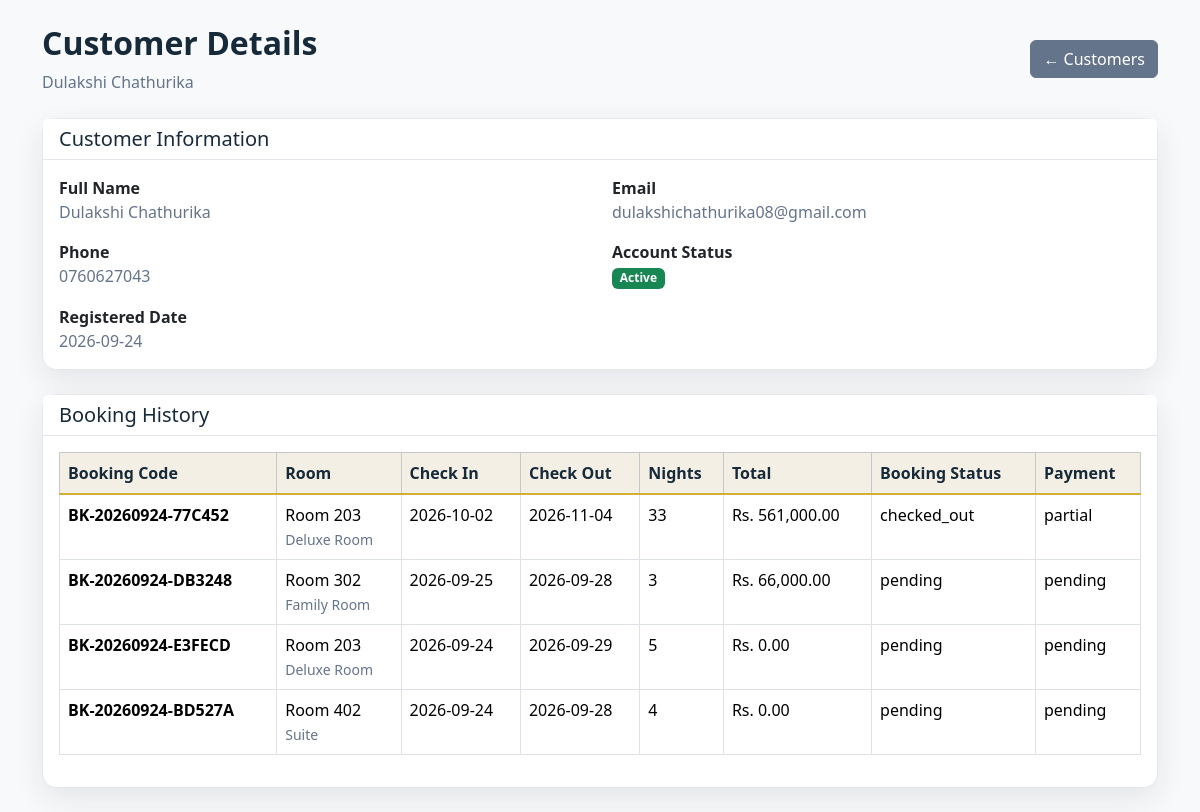
The app's page /admin/customer_details.php?id=2 (signed in) with its own data.
### tables this page shows
CREATE TABLE `users` (
  `id` int(11) NOT NULL,
  `full_name` varchar(100) NOT NULL,
  `email` varchar(100) NOT NULL,
  `phone` varchar(20) DEFAULT NULL,
  `password` varchar(255) NOT NULL,
  `role` enum('admin','receptionist','customer') NOT NULL DEFAULT 'customer',
  `status` enum('active','inactive') NOT NULL DEFAULT 'active',
  `created_at` timestamp NOT NULL DEFAULT current_timestamp()
);

CREATE TABLE `bookings` (
  `id` int(11) NOT NULL,
  `booking_code` varchar(50) NOT NULL,
  `customer_id` int(11) NOT NULL,
  `room_id` int(11) NOT NULL,
  `check_in` date NOT NULL,
  `check_out` date NOT NULL,
  `adults` int(11) DEFAULT 1,
  `children` int(11) DEFAULT 0,
  `number_of_nights` int(11) NOT NULL,
  `room_price` decimal(10,2) NOT NULL,
  `total_amount` decimal(10,2) NOT NULL,
  `booking_status` enum('pending','confirmed','checked_in','checked_out','cancelled') DEFAULT 'pending',
  `payment_status` enum('pending','partial','paid') DEFAULT 'pending',
  `special_request` text DEFAULT NULL,
  `created_at` timestamp NOT NULL DEFAULT current_timestamp()
);

CREATE TABLE `rooms` (
  `id` int(11) NOT NULL,
  `room_number` varchar(20) NOT NULL,
  `room_type_id` int(11) NOT NULL,
  `floor_number` int(11) DEFAULT 1,
  `status` enum('available','occupied','maintenance','cleaning') DEFAULT 'available',
  `description` text DEFAULT NULL,
  `created_at` timestamp NOT NULL DEFAULT current_timestamp()
);

CREATE TABLE `room_types` (
  `id` int(11) NOT NULL,
  `type_name` varchar(100) NOT NULL,
  `description` text DEFAULT NULL,
  `base_price` decimal(10,2) NOT NULL,
  `capacity` int(11) NOT NULL DEFAULT 1,
  `created_at` timestamp NOT NULL DEFAULT current_timestamp()
);

### includes/functions.php (called while the page is built, shortened)
<?php
function e($value)
{
    return htmlspecialchars(
        $value ?? '',
        ENT_QUOTES,
        'UTF-8'
    );
}

### admin/customer_details.php (the view, shortened to what this page needs)
<?php
require_once "../config/db.php";
require_once "../includes/functions.php";
$customer_id = (int)($_GET["id"] ?? 0);
$stmt = $pdo->prepare("
    SELECT
        id,
        full_name,
        email,
        phone,
        role,
        status,
        created_at
    FROM users
    WHERE id = ?
    AND role = 'customer'
");
$stmt->execute([$customer_id]);
$customer = $stmt->fetch();
$stmt = $pdo->prepare("
    SELECT
        b.id,
        b.booking_code,
        b.check_in AS check_in_date,
        b.check_out AS check_out_date,
        b.number_of_nights,
        b.total_amount,
        b.booking_status,
        b.payment_status,
        r.room_number,
        rt.type_name
        FROM bookings b
INNER JOIN rooms r
        ON b.room_id = r.id
    INNER JOIN room_types rt
        ON r.room_type_id = rt.id
    WHERE b.customer_id = ?
    ORDER BY b.id DESC
");
$stmt->execute([$customer_id]);
$bookings = $stmt->fetchAll();
?>
<!DOCTYPE html>
<html lang="en">
<head>
<link rel="stylesheet" href="../assets/css/style.css">
    <link
        href="https://cdn.jsdelivr.net/npm/bootstrap@5.3.3/dist/css/bootstrap.min.css"
        rel="stylesheet">
<link rel="stylesheet" href="../assets/css/velora.css">
</head>
<body class="bg-light">
<div class="container py-4">
    <div class="d-flex justify-content-between align-items-center mb-4">
        <div>
            <h2 class="fw-bold">
                Customer Details
            </h2>
            <p class="text-muted mb-0">
                <?php
                echo e($customer["full_name"]);
                ?>
            </p>
        </div>
        <a
            href="customers.php"
            class="btn btn-secondary"
        >
            ← Customers
        </a>
    </div>
    <div class="card shadow-sm mb-4">
        <div class="card-header bg-primary text-white">
            <h5 class="mb-0">
                Customer Information
            </h5>
        </div>
        <div class="card-body">
            <div class="row">
                <div class="col-md-6 mb-3">
                    <strong>
                        Full Name
                    </strong>
                    <div class="text-muted">
                        <?php
                        echo e(
                            $customer["full_name"]
                        );
                        ?>
                    </div>
                </div>
                <div class="col-md-6 mb-3">
                    <strong>
                        Email
                    </strong>
                    <div class="text-muted">
                        <?php
                        echo e(
                            $customer["email"]
                        );
                        ?>
                    </div>
                </div>
                <div class="col-md-6 mb-3">
                    <strong>
                        Phone
                    </strong>
                    <div class="text-muted">
                        <?php
                        echo e(
                            $customer["phone"]
                        );
                        ?>
                    </div>
                </div>
                <div class="col-md-6 mb-3">
                    <strong>
                        Account Status
                    </strong>
                    <div>
                        <?php if ($customer["status"] === "active"): ?>
                            <span class="badge bg-success">
                                Active
                            </span>
                        <?php else: ?>
                            <span class="badge bg-danger">
                                Inactive
                            </span>
                        <?php endif; ?>
                    </div>
                </div>
                <div class="col-md-6">
                    <strong>
                        Registered Date
                    </strong>
                    <div class="text-muted">
                        <?php
                        echo e(
                            date(
                                "Y-m-d",
                                strtotime(
                                    $customer["created_at"]
                                )
                            )
                        );
                        ?>
                    </div>
                </div>
            </div>
        </div>
    </div>
    <div class="card shadow-sm">
        <div class="card-header">
            <h5 class="mb-0">
                Booking History
            </h5>
        </div>
        <div class="card-body">
            <div class="table-responsive">
                <table class="table table-bordered table-hover">
                    <thead class="table-light">
                        <tr>
                            <th>Booking Code</th>
                            <th>Room</th>
                            <th>Check In</th>
                            <th>Check Out</th>
                            <th>Nights</th>
                            <th>Total</th>
                            <th>Booking Status</th>
                            <th>Payment</th>
                        </tr>
                    </thead>
                    <tbody>
                    <?php if (empty($bookings)): ?>
                        <tr>
                            <td
                                colspan="8"
                                class="text-center text-muted py-4"
                            >
                                This customer has no bookings yet.
                            </td>
                        </tr>
                    <?php else: ?>
                        <?php foreach ($bookings as $booking): ?>
                            <tr>
                                <td>
                                    <strong>
                                        <?php
                                        echo e(
                                            $booking["booking_code"]
                                        );
                                        ?>
                                    </strong>
                                </td>
                                <td>
                                    Room
                                    <?php
                                    echo e(
                                        $booking["room_number"]
                                    );
                                    ?>
                                    <br>
                                    <small class="text-muted">
                                        <?php
                                        echo e(
                                            $booking["type_name"]
                                        );
                                        ?>
                                    </small>
                                </td>
                                <td>
                                    <?php
                                    echo e(
                                        $booking["check_in_date"]
                                    );
                                    ?>
                                </td>
                                <td>
                                    <?php
                                    echo e(
                                        $booking["check_out_date"]
                                    );
                                    ?>
                                </td>
                                <td>
                                    <?php
                                    echo e(
                                        $booking["number_of_nights"]
                                    );
                                    ?>
                                </td>
                                <td>
                                    Rs.
                                    <?php
                                    echo number_format(
                                        $booking["total_amount"],
                                        2
                                    );
                                    ?>
                                </td>
                                <td>
                                    <?php
                                    echo e(
                                        $booking["booking_status"]
                                    );
                                    ?>
                                </td>
                                <td>
                                    <?php
                                    echo e(
                                        $booking["payment_status"]
                                    );
                                    ?>
                                </td>
                            </tr>
                        <?php endforeach; ?>
                    <?php endif; ?>
                    </tbody>
                </table>
            </div>
        </div>
    </div>
</div>
</body>
</html>

### assets/css/velora.css (style rules this page uses)
:root { --velora-navy:#0f2034;--velora-dark:#091522;--velora-gold:#d4af37;--velora-gold-hover:#f1ce57; --velora-bg:#f8f6f1;--velora-white:#fff;--velora-text:#172a3a;--velora-muted:#64748b;--velora-border:#e5e7eb; --velora-success:#198754;--velora-danger:#dc3545;--velora-warning:#d4af37;--velora-shadow:0 10px 30px rgba(15,32,52,.09) }
* { box-sizing:border-box }
body { font-family:"Segoe UI",Arial,sans-serif!important;background:var(--velora-bg)!important;color:var(--velora-text)!important }
a { transition:.2s ease }
.text-muted { color:var(--velora-muted)!important }
.bg-primary { background:var(--velora-gold)!important }
.btn-secondary { background:#64748b!important;border-color:#64748b!important }
.card,.dashboard-card,.stat-card,.booking-card,.summary-card,.info-box,.detail-box,.total-box { background:#fff!important;border:1px solid var(--velora-border)!important;border-radius:14px!important;box-shadow:var(--velora-shadow)!important }
.card-header { background:#fff!important;border-bottom:1px solid var(--velora-border)!important;color:var(--velora-text)!important }
.table { color:var(--velora-text)!important }
.table thead th,.table-light th { background:#f3efe4!important;color:var(--velora-text)!important;border-bottom:2px solid var(--velora-gold)!important }

### records on screen
users: full_name "Dulakshi Chathurika", email "dulakshichathurika08@gmail.com", phone "0760627043", created_at "2026-09-24"
bookings: booking_code "BK-20260924-77C452", room.room_number "203", room_types.type_name "Deluxe Room", check_in "2026-10-02", check_out "2026-11-04", number_of_nights "33", total_amount "561,000.00", booking_status "checked_out", payment_status "partial"
bookings: booking_code "BK-20260924-DB3248", room.room_number "302", room_types.type_name "Family Room", check_in "2026-09-25", check_out "2026-09-28", number_of_nights "3", total_amount "66,000.00", booking_status "pending", payment_status "pending"
bookings: booking_code "BK-20260924-E3FECD", room.room_number "203", room_types.type_name "Deluxe Room", check_in "2026-09-24", check_out "2026-09-29", number_of_nights "5", total_amount "0.00", booking_status "pending", payment_status "pending"
bookings: booking_code "BK-20260924-BD527A", room.room_number "402", room_types.type_name "Suite", check_in "2026-09-24", check_out "2026-09-28", number_of_nights "4", total_amount "0.00", booking_status "pending", payment_status "pending"
